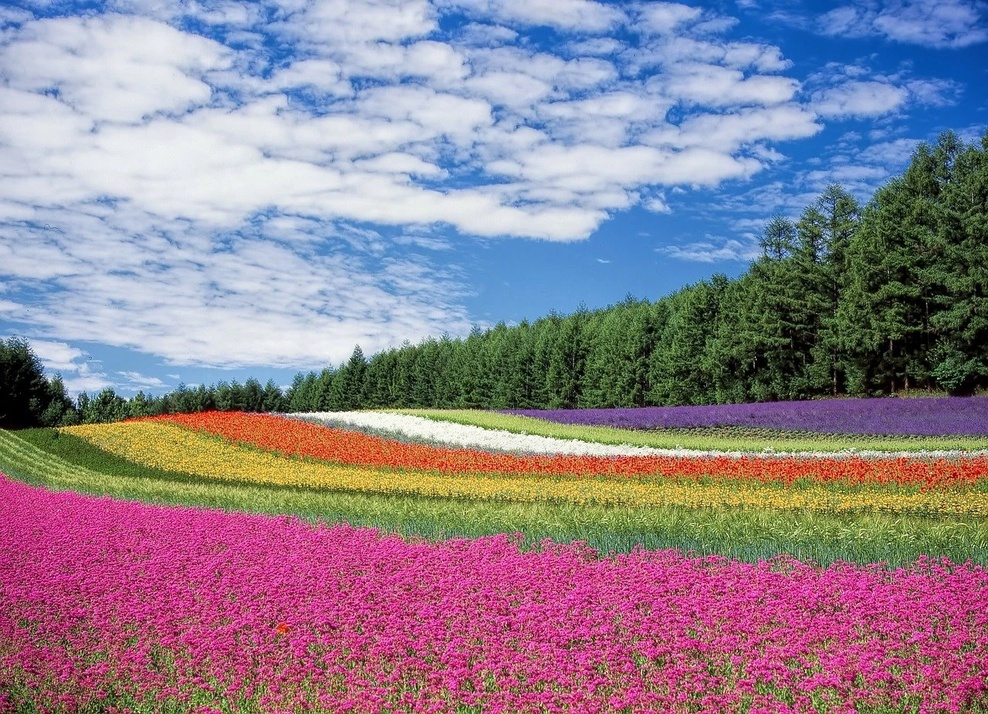
#> input picture openCV/Image/flower.jpg, 988 x 714 px, shrunk from 1280 x 926 before the run
$ jupyter execute '42. K-평균 군집화 알고리즘.ipynb'
#> lines starting #> are read from the running program, lines starting #| are printed output that depends on the picture
[cell 1]
import numpy as np
import cv2

[cell 2]
src = cv2.imread("Image/flower.jpg")
#> src is the input picture: shape (714, 988, 3); mean B, G, R 144, 129.4, 142.7

[cell 3]
data = src.reshape(-1, 3).astype(np.float32)
criteria = (cv2.TERM_CRITERIA_MAX_ITER + cv2.TERM_CRITERIA_EPS, 10, 0.001)
retval , bestLabels, centers = cv2.kmeans(data, 5, None, criteria, 10, cv2.KMEANS_RANDOM_CENTERS)
#> retval = 1.74e+09; centers = [[197.4, 132.5, 84.71], [77.78, 91.25, 126.1], [27.33, 48.84, 43.65], [223, 203.9, 193.1], [130.6, 113, 202.2]]

[cell 4]
centers = centers.astype(np.uint8)
#> centers = [[197, 132, 84], [77, 91, 126], [27, 48, 43], [222, 203, 193], [130, 112, 202]]
dst = centers[bestLabels].reshape(src.shape)
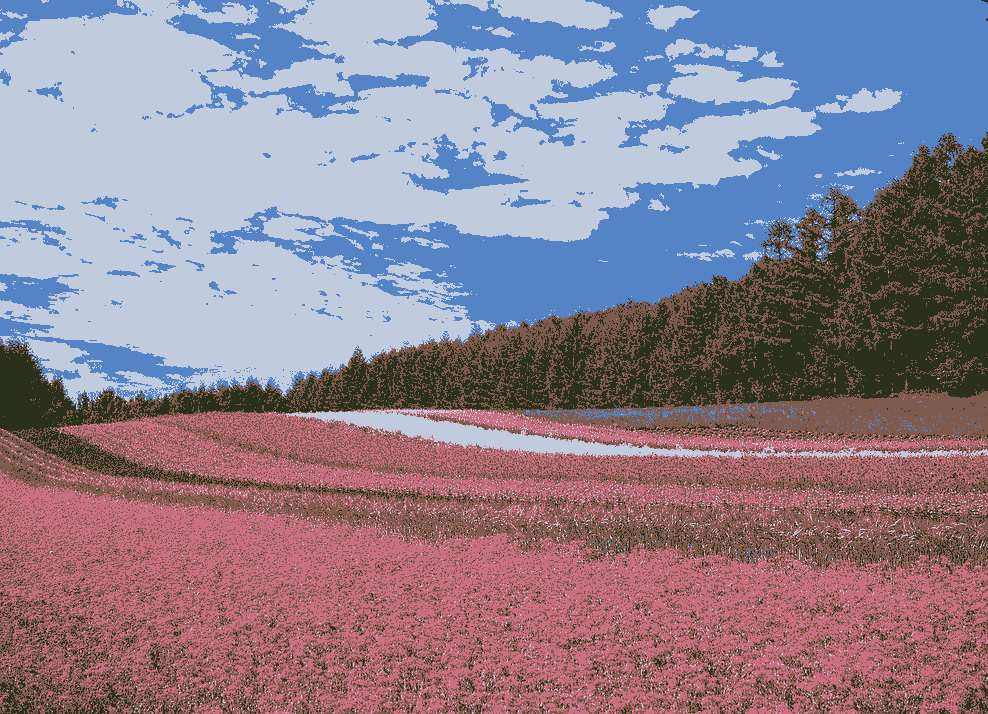
#> dst: shape (714, 988, 3); mean B, G, R 143.3, 128.7, 142.4


$ run again, with openCV/Image/analysis.jpg copied over openCV/Image/flower.jpg
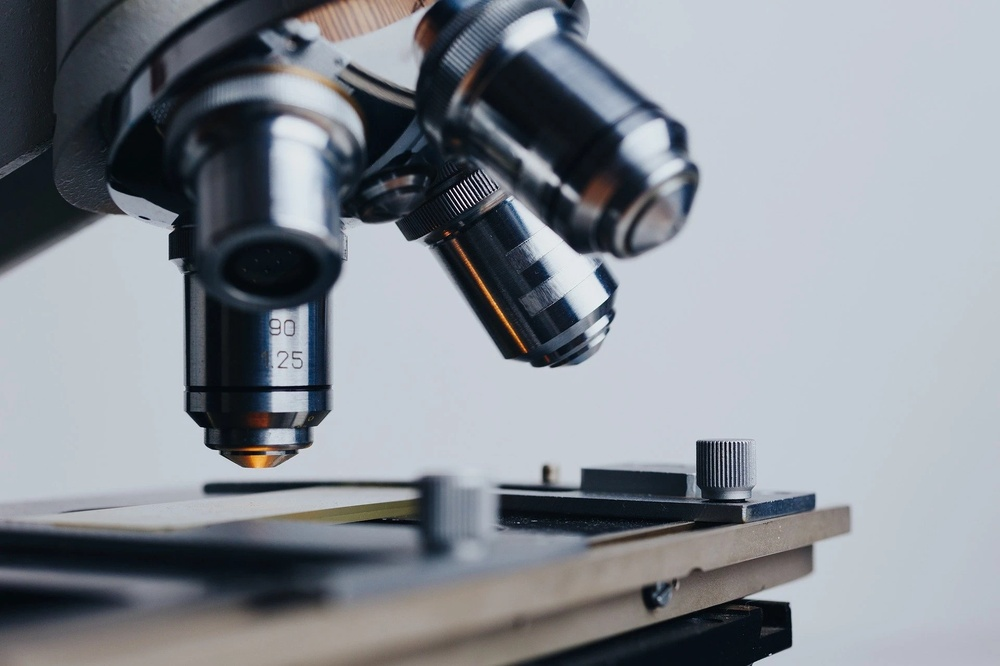
#> input picture openCV/Image/analysis.jpg, 1000 x 666 px, shrunk from 1920 x 1279 before the run
#> src is the input picture: shape (666, 1000, 3); mean B, G, R 147.1, 139.7, 134.3
#> `retval , bestLabels, centers = cv2.kmeans(data, 5, None, criteria, 10,..`: retval = 216063635.7; centers = [[65.19, 54.63, 47.51], [147, 145.3, 147.1], [28.95, 22.16, 15.95], [210.9, 202.1, 195], [106.9, 101.4, 100]]
#> `centers = centers.astype(np.uint8)`: centers = [[65, 54, 47], [146, 145, 147], [28, 22, 15], [210, 202, 194], [106, 101, 100]]
#> `dst = centers[bestLabels].reshape(src.shape)`:
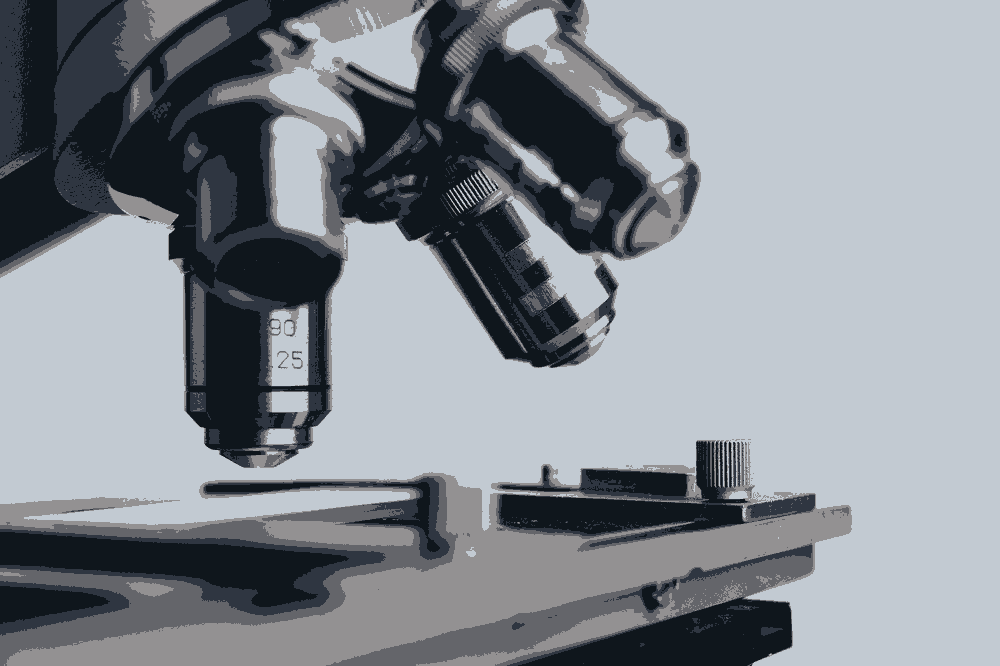
#> dst: shape (666, 1000, 3); mean B, G, R 146.3, 139.5, 133.6

$ run again, with openCV/Image/beach.jpg copied over openCV/Image/flower.jpg
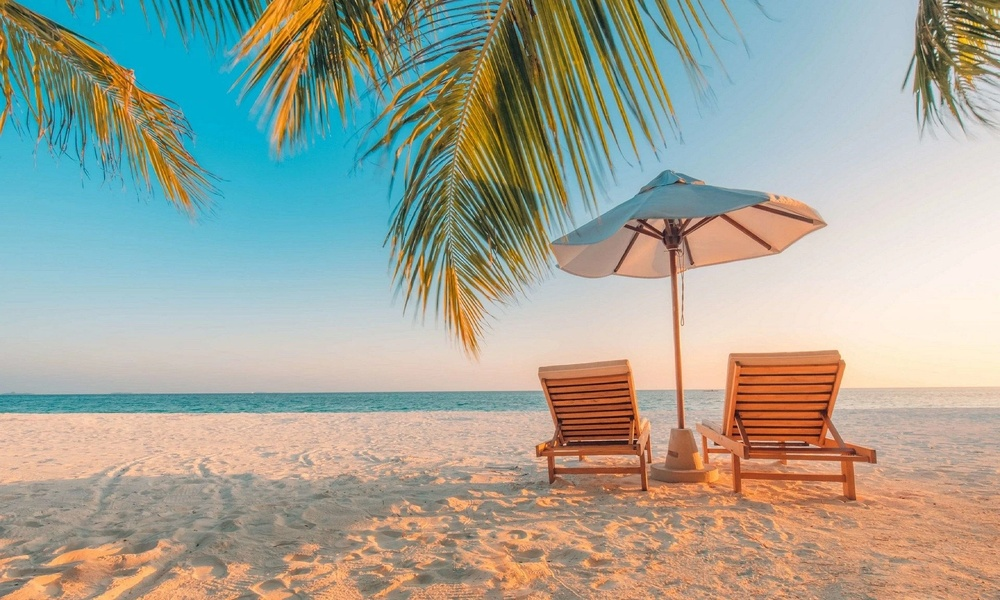
#> input picture openCV/Image/beach.jpg, 1000 x 600 px, shrunk from 1920 x 1152 before the run
#> src is the input picture: shape (600, 1000, 3); mean B, G, R 152.1, 165, 162.8
#> `retval , bestLabels, centers = cv2.kmeans(data, 5, None, criteria, 10,..`: retval = 1.07e+09; centers = [[199.4, 186.8, 140.9], [55.46, 92.62, 114.2], [184.4, 163.1, 50.78], [198.8, 209, 221.6], [117.4, 148, 186.8]]
#> `centers = centers.astype(np.uint8)`: centers = [[199, 186, 140], [55, 92, 114], [184, 163, 50], [198, 208, 221], [117, 147, 186]]
#> `dst = centers[bestLabels].reshape(src.shape)`:
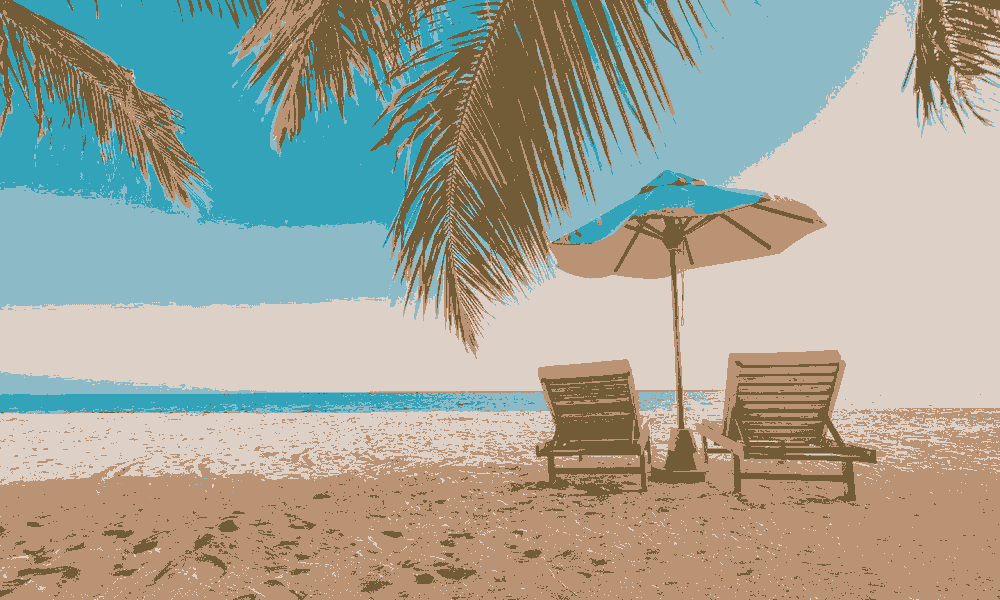
#> dst: shape (600, 1000, 3); mean B, G, R 151.6, 164.2, 162.2
